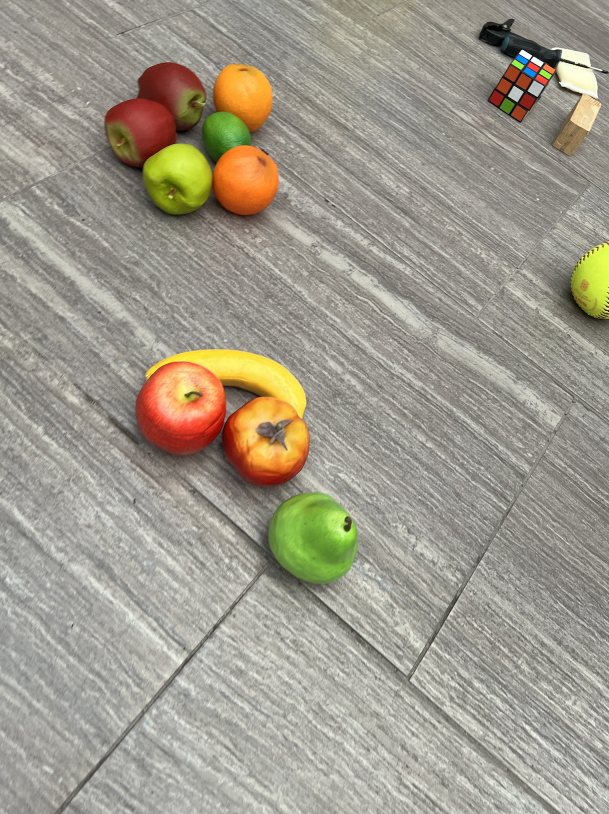
#> input picture ws/src/vision/scripts/Utils/images/Captura de pantalla 2024-04-18 a la(s) 2.54.18 p.m..png, 1218 x 1628 px (shown at 1/2 size); its folder holds only this picture in this run
$ python resize_folder.py ../../ws/src/vision/scripts/Utils/images 100
#> lines starting #> are read from the running program, lines starting #| are printed output that depends on the picture
# resize all images in a given folder to a given width

import os
import cv2
import argparse
from PIL import Image, ExifTags
from tqdm import tqdm

# Parse arguments
parser = argparse.ArgumentParser(description='Resize all images in a folder to a given width')

parser.add_argument('folder', type=str, help='Path to the folder containing the images')
parser.add_argument('width', type=int, help='Width to resize the images to', default=720)

args = parser.parse_args()

new_width = args.width
folder = args.folder

resize_progress = tqdm(total=len(os.listdir(args.folder)), desc='Resizing images')

print('Resizing images in folder', args.folder, 'to width', new_width)
except_count = 0
for filename in os.listdir(args.folder):
    try:
        img = Image.open(os.path.join(args.folder, filename)).convert('RGB')
    except:
        os.remove(os.path.join(args.folder, filename))
        except_count += 1
        continue
    # Correct orientation
    try:
        for orientation in ExifTags.TAGS.keys() :
            if ExifTags.TAGS[orientation]=='Orientation' : break

        exif=dict(img._getexif().items())

        if   exif[orientation] == 3 :
            img=img.rotate(180, expand=True)
        elif exif[orientation] == 6 :
            img=img.rotate(270, expand=True)
        elif exif[orientation] == 8 :
            img=img.rotate(90, expand=True)
    except (AttributeError, KeyError, IndexError):
        # cases: image don't have getexif
        pass

    # Resize
    aspect_ratio = img.height / img.width
#> aspect_ratio = 1.34
    new_height = int(new_width * aspect_ratio)
#> new_height = 133
    img = img.resize((new_width, new_height))
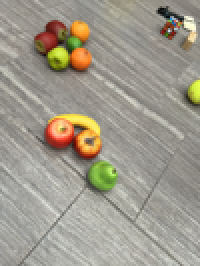
#> img: PIL image 100x133 RGB (shown 2 times larger); mean R, G, B 159.1, 153.9, 139.7
    img.save(folder + filename)
    resize_progress.update(1)

print('Resized', len(os.listdir(args.folder)) - except_count, 'images')
print('Removed', except_count, 'images')
resize_progress.close()

$ run again, on ws/src/vision/scripts/Utils/images/Captura de pantalla 2024-04-18 a la(s) 2.55.22 p.m..png
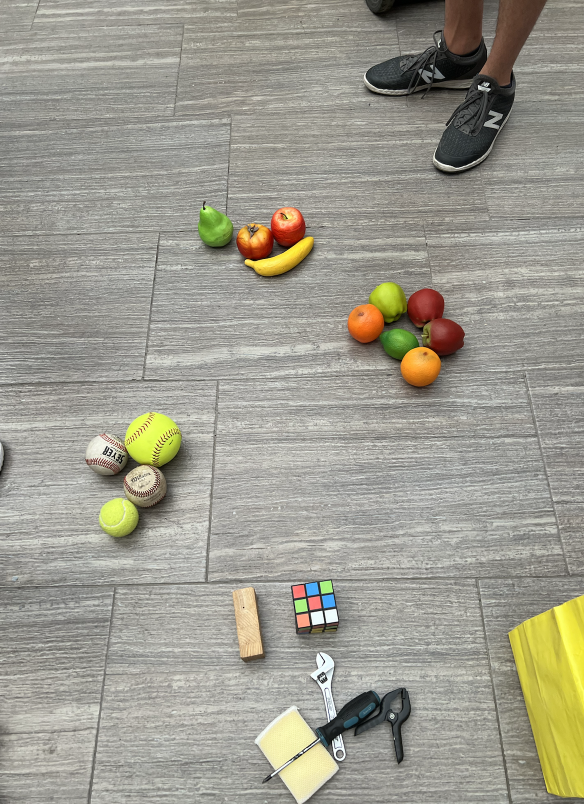
#> input picture ws/src/vision/scripts/Utils/images/Captura de pantalla 2024-04-18 a la(s) 2.55.22 p.m..png, 1168 x 1608 px (shown at 1/2 size)
#> `img = img.resize((new_width, new_height))`:
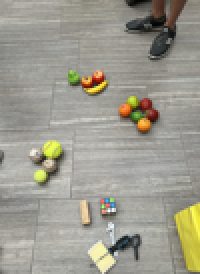
#> img: PIL image 100x137 RGB (shown 2 times larger); mean R, G, B 157.2, 155, 142.6
